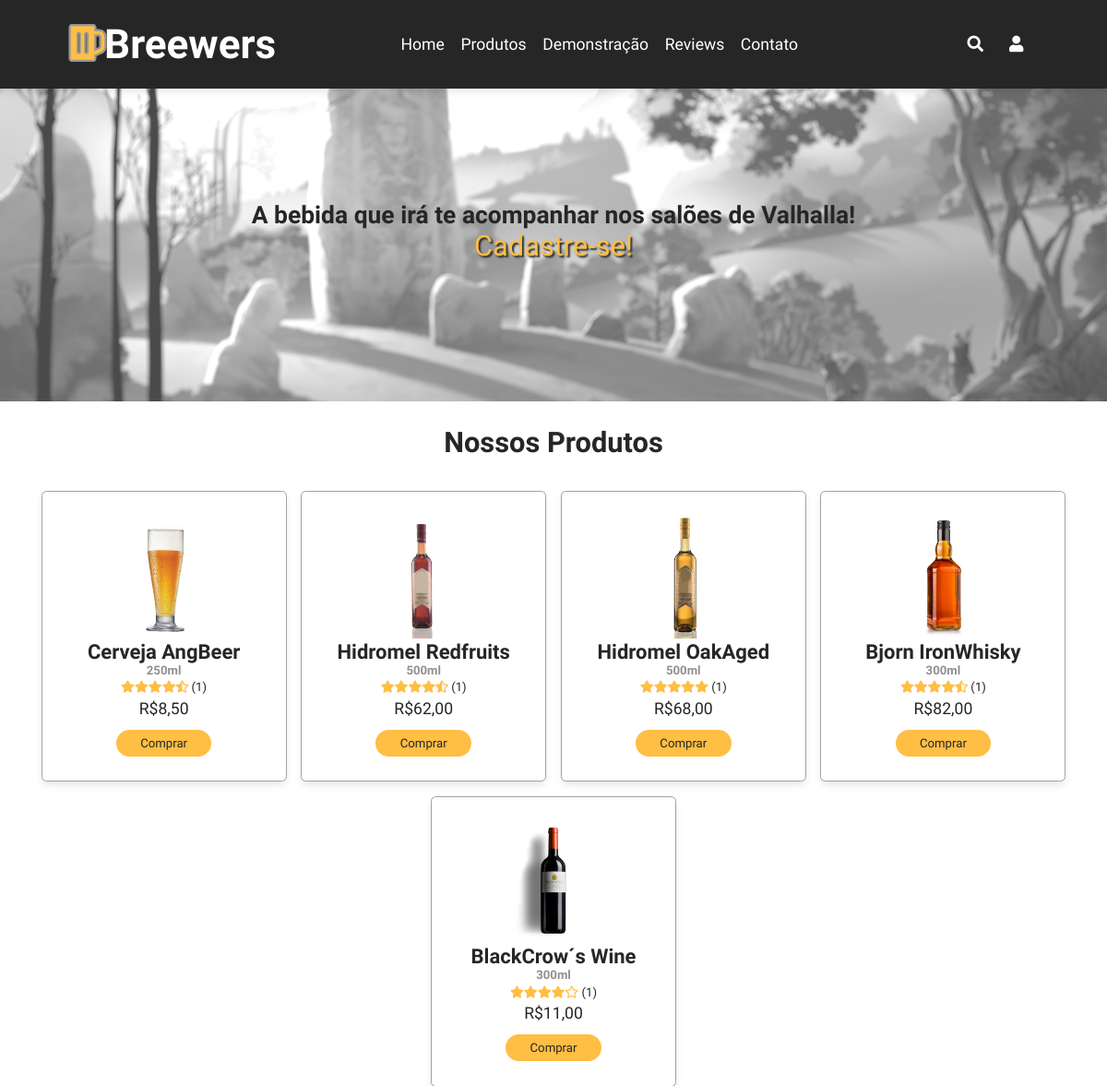
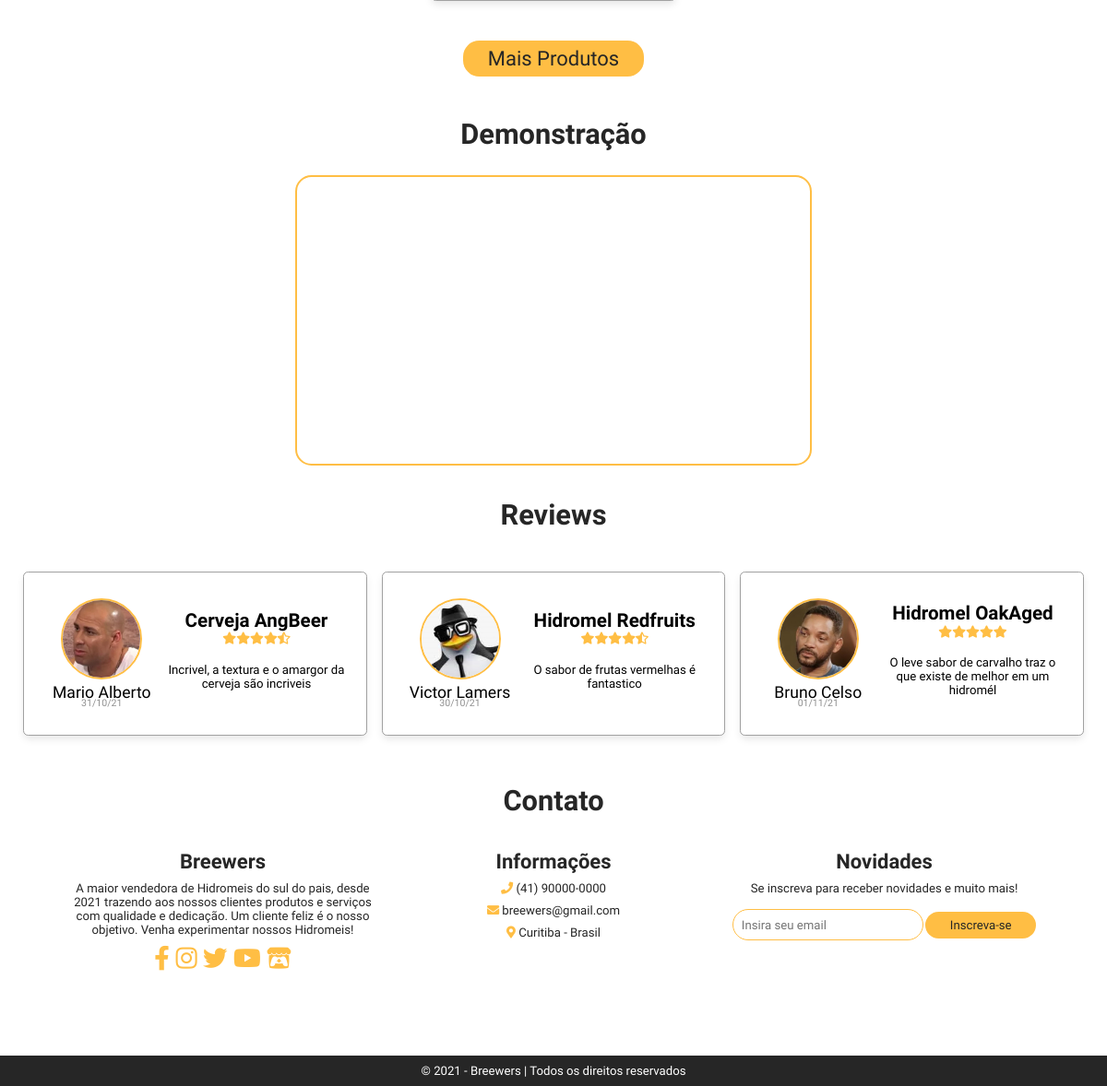
The page / on the database its author committed (2 pictures, top to bottom).
### tables this page shows
Create Table TProduct (
    ID_Product int auto_increment,
    ID_Brand int,
    Pname varchar(50),
    Info varchar(30),
    Descrip varchar(200),
    Image varchar(100),
    Price float,
    Rating int,
    RatingCount int,
    primary key (ID_Product),
    foreign key (ID_Brand) references TBrand (ID_Brand)
);

Create Table TReview (
    ID_User int,
    ID_Product int,
    Rating int,
    Review varchar (200),
    Rdate date,
    primary key (ID_User, id_product),
    foreign key (ID_Product) references TProduct (ID_Product),
    foreign key (ID_User) references TUser (ID_User)
);

Create Table TUser (
    ID_User int auto_increment,
    Uname varchar(30),
    Email varchar(50),
    Passwrd varchar(64),
    Uimage varchar(40),
    SigninDate date,
    LastUpdate timestamp,
    primary key (ID_User)
);

### php/products.php (the view, shortened to what this page needs)
<?php
    include_once 'functions.php';
    $showMore = false;
    if (isset($_GET['category'])) {
        $category = $_GET['category'];
        if ($category == 'all') {
            $query = $conn->prepare("Select * from TProduct");
        } else {
            $query = $conn->prepare("Select TProduct.*
                                        from TProduct, TCategory, TProductCategory
                                        where TProduct.ID_Product = TProductCategory.ID_Product
                                        and TCategory.ID_Category = TProductCategory.ID_Category
                                        and TCategory.CName = :category");
            $query->bindValue("category", $category);
        }
        $query->execute();
    } else {
        $showMore = true;
        $query = $conn->prepare("Select * from TProduct order by RAND() limit 5");
        $query->execute();
    }
?>
<section class="products" id="produtos">
    <h1 class="heading">Nossos Produtos</h1>
    <div class="slider">
        <div class="wrapper">
            <?php
                while ($row = $query->fetch(PDO::FETCH_ASSOC)) {
                    echo
                    '<div class="box">
                                <img src="image/products/' . $row['Image'] . '" alt="">
                                <h3>' . $row['Pname'] . '</h3>
                                <h4>' . $row['Info'] . '</h4>
                                <div class="rating">' .
                        getStars($row['Rating'])
                        . ' <a>(' . $row['RatingCount'] . ')</a>
                                </div>
                                <div class="price">R$' . number_format($row['Price'], 2, ',', '.') . '</div>';
                    if(isset($_SESSION['User'])){
                        echo    '<form method="POST" action="php/cartactions.php?id=' . $row['ID_Product'] . '">
                                    <input type="submit" name="add" class="btn" value="Adicionar ao Carrinho">
                                </form>';
                    }else{
                        echo    '<a href="login.php">
                                    <input type="submit" class="btn" value="Comprar">
                                </a>';
                    }
                    echo '</div>';
                }
            ?>
        </div>
    </div>
    </div>
    <?php
        if ($showMore) {
            echo    '<div class="btn-more">
                        <a href="products.php?category=all"><input type="submit" class="btn" value="Mais Produtos"></a>
                    </div>';
        }
    ?>

### Index.php (shortened to what this page needs)
<!DOCTYPE html>
<html>
<head>
	<link rel="stylesheet" href="https://cdnjs.cloudflare.com/ajax/libs/font-awesome/5.15.4/css/all.min.css">
	<link rel="stylesheet" type="text/css" href="css/style.css">
</head>
<body>
	<?php
		include("php/header.php");
	?>
	<div>
		<?php
		include("php/home.php");
		?>
	</div>
	<div>
		<?php
		include("php/products.php");
		?>
	<div>
		<?php
		include("php/demonstration.php");
		?>
	</div>
	<div>
		<?php
		include("php/reviews.php");
		?>
	</div>
	<div>
		<?php
		include("php/contact.php");
		?>
	</div>
	<footer class="footer">
		&copy <?= date('Y') ?> - Breewers | Todos os direitos reservados
	</footer>
</body>
</html>

### php/header.php (shortened to what this page needs)
<header class="header">
	<div class="header-item">
		<div class="logobox">
			<a href="index.php" class="logo"><i class="fas fa-beer"></i></a>
			<a href="index.php" class="logo"><i class="fas fa-beer"></i></a>
			<a href="index.php" class="logo"><i class="fas fa-beer"></i></a>
			<a href="index.php" class="logoname">Breewers</a>
		</div>
		<nav id="navbar" class="navbar">
			<?php
				if (isset($_GET['category']) or isset($_GET['finalizar'])) {
					echo '<a href="index.php">Home</a>';
				} else {
					echo '<a href="#home">Home</a>';
				}
			?>
			<div class="products-navbar">
				<a href="#produtos">Produtos</a>
			</div>
			<a href="index.php#demonstracao">Demonstração</a>
			<a href="index.php#reviews">Reviews</a>
			<a href="#contato">Contato</a>
		</nav>
		<div class="icons">
			<div class="fas fa-search" id="search-btn"></div>
			<div class="fas fa-user" id="login-btn"></div>
		</div>
	</div>
</header>

### php/home.php
<section class="home" id="home">
    <div class="content">
        <h3>A bebida que irá te acompanhar nos salões de Valhalla!</h3>
        <?php
            if(isset($_SESSION['User'])){
                echo '<a>Beba com moderação!</a>';
            }else{
                echo '<a href="register.php">Cadastre-se!</a>';
            }
        ?>
    </div>
</section>

### php/functions.php
<?php
function getStars(int $v)
{
    if ($v == 0 || empty($v)) {
        return '<i class="far fa-star"></i><i class="far fa-star"></i><i class="far fa-star"></i><i class="far fa-star"></i><i class="far fa-star"></i>';
    } else if ($v == 1) {
        return '<i class="fas fa-star-half-alt"></i><i class="far fa-star"></i><i class="far fa-star"></i><i class="far fa-star"></i><i class="far fa-star"></i>';
    } else if ($v == 2) {
        return '<i class="fas fa-star"></i><i class="far fa-star"></i><i class="far fa-star"></i><i class="far fa-star"></i><i class="far fa-star"></i>';
    } else if ($v == 3) {
        return '<i class="fas fa-star"></i><i class="fas fa-star-half-alt"></i><i class="far fa-star"></i><i class="far fa-star"></i><i class="far fa-star"></i>';
    } else if ($v == 4) {
        return '<i class="fas fa-star"></i><i class="fas fa-star"></i><i class="far fa-star"></i><i class="far fa-star"></i><i class="far fa-star"></i>';
    } else if ($v == 5) {
        return '<i class="fas fa-star"></i><i class="fas fa-star"></i><i class="fas fa-star-half-alt"></i><i class="far fa-star"></i><i class="far fa-star"></i>';
    } else if ($v == 6) {
        return '<i class="fas fa-star"></i><i class="fas fa-star"></i><i class="fas fa-star"></i><i class="far fa-star"></i><i class="far fa-star"></i>';
    } else if ($v == 7) {
        return '<i class="fas fa-star"></i><i class="fas fa-star"></i><i class="fas fa-star"></i><i class="fas fa-star-half-alt"></i><i class="far fa-star"></i>';
    } else if ($v == 8) {
        return '<i class="fas fa-star"></i><i class="fas fa-star"></i><i class="fas fa-star"></i><i class="fas fa-star"></i><i class="far fa-star"></i>';
    } else if ($v == 9) {
        return '<i class="fas fa-star"></i><i class="fas fa-star"></i><i class="fas fa-star"></i><i class="fas fa-star"></i><i class="fas fa-star-half-alt"></i>';
    } else if ($v == 10) {
        return '<i class="fas fa-star"></i><i class="fas fa-star"></i><i class="fas fa-star"></i><i class="fas fa-star"></i><i class="fas fa-star"></i>';
    }
}

### php/demonstration.php
<section class="video" id="demonstracao">
    <h1 class="heading">Demonstração</h1>
    <div class="content">
        <iframe width="560" height="315" src="https://www.youtube.com/embed/dQw4w9WgXcQ?controls=2" frameborder="0"></iframe>
    </div>
</section>

### php/reviews.php
<?php
include_once 'functions.php';
?>
<section class="reviews" id="reviews">
    <h1 class="heading">Reviews</h1>
    <div class="content">
        <div class="slider">
            <div class="wrapper">
                <?php
                $query = $conn->prepare("SELECT TProduct.Pname as product, TUser.Uname as user, TUser.Uimage as img, TReview.*
                                        from TProduct, TUser, TReview
                                        where TReview.ID_User = TUser.ID_User
                                        and TReview.ID_Product = TProduct.ID_Product
                                        order by Rand()
                                        limit 3");
                $query->execute();
                while ($row = $query->fetch(PDO::FETCH_ASSOC)) {
                    $date = date_format(new DateTime($row['Rdate']),'d/m/y');
                    echo
                    ' <div class="box">
                        <div class="user">
                            <img src="image/reviews/' . $row['img'] . '">
                            <p>' . $row['user'] . '</p>
                            <h3>' . $date . '</h3>
                        </div>
                        <div class="rate">
                            <h3>' . $row['product'] . '</h3>
                            <div class="rating">' .
                        getStars($row['Rating'])
                        . '</div>
                            <p>' . $row['Review'] . '</p>
                        </div>
                    </div>';
                }
                ?>
            </div>
        </div>
    </div>
</section>

### php/contact.php
<section class="contact" id="contato">
    <h1 class="heading">Contato</h1>
    <div class="content">
        <div class="about">
            <h3 class="heading">Breewers</h3>
            <p>A maior vendedora de Hidromeis do sul do pais, desde 2021 trazendo aos nossos clientes produtos e serviços com
                qualidade e dedicação. Um cliente feliz é o nosso objetivo. Venha experimentar nossos Hidromeis!
            </p>
            <div class="social">
                <a href="https://facebook.com" class="fab fa-facebook-f"></a>
                <a href="https://instagram.com" class="fab fa-instagram"></a>
                <a href="https://twitter.com" class="fab fa-twitter"></a>
                <a href="https://youtube.com" class="fab fa-youtube"></a>
                <a href="https://lamers.itch.io" class="fab fa-itch-io"></a>
            </div>
        </div>
        <div class="infos">
            <h3 class="heading">Informações</h3>
            <a class="links"><i class="fas fa-phone"></i> (41) 90000-0000</a>
            <a class="links"><i class="fas fa-envelope"></i> breewers@gmail.com</a>
            <a class="links"><i class="fas fa-map-marker-alt"></i> Curitiba - Brasil</a>
        </div>
        <div class="newsletter">
            <h3 class="heading">Novidades</h3>
            <p>Se inscreva para receber novidades e muito mais!</p>
            <input type="email" placeholder="Insira seu email" class="mail">
            <input type="submit" class="btn" value="Inscreva-se">
        </div>
    </div>
</section>

### rows shown on the page
tproduct: Image (picture), Pname "Cerveja AngBeer", Info "250ml", RatingCount "1", Price "8,50"
tproduct: Image (picture), Pname "Hidromel Redfruits", Info "500ml", RatingCount "1", Price "62,00"
tproduct: Image (picture), Pname "Hidromel OakAged", Info "500ml", RatingCount "1", Price "68,00"
tproduct: Image (picture), Pname "Bjorn IronWhisky", Info "300ml", RatingCount "1", Price "82,00"
tproduct: Image (picture), Pname "BlackCrow´s Wine", Info "300ml", RatingCount "1", Price "11,00"
treview: ID_User.Uimage (picture), ID_User.Uname "Mario Alberto", Rdate "31/10/21", ID_Product.Pname "Cerveja AngBeer", Review "Incrivel, a textura e o amargor da cerveja são incriveis"
treview: ID_User.Uimage (picture), ID_User.Uname "Victor Lamers", Rdate "30/10/21", ID_Product.Pname "Hidromel Redfruits", Review "O sabor de frutas vermelhas é fantastico"
treview: ID_User.Uimage (picture), ID_User.Uname "Bruno Celso", Rdate "01/11/21", ID_Product.Pname "Hidromel OakAged", Review "O leve sabor de carvalho traz o que existe de melhor em um hidromél"
